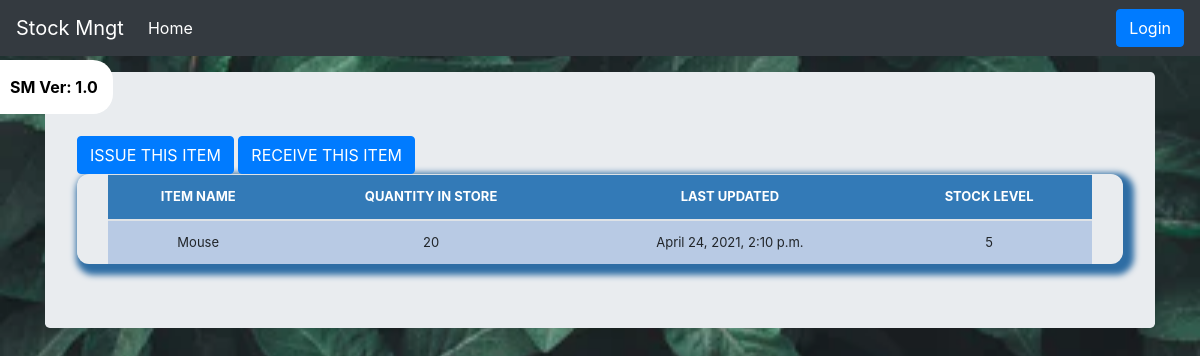
The app's page /stock_details/1/ with its own data.
### stock_mngt/models.py (models this page shows, shortened)
class Stock(models.Model):
    category = models.ForeignKey(Category, on_delete=models.CASCADE, blank=True)
    item_name = models.CharField(max_length=50, blank=True, null=True)
    quantity = models.IntegerField(default='0', blank=True, null=True)
    received_quantity = models.IntegerField(default='0', blank=True, null=True)
    received_by = models.CharField(max_length=50, blank=True, null=True)
    issued_quantity = models.IntegerField(default='0', blank=True, null=True)
    issued_by = models.CharField(max_length=50, blank=True, null=True)
    issued_to = models.CharField(max_length=50, blank=True, null=True)
    contact_no = models.CharField(max_length=10, blank=True, null=True)
    stock_level = models.IntegerField(default='0', blank=True, null=True)
    created_on = models.DateTimeField(auto_now_add=True, auto_now=False)
    last_updated = models.DateTimeField(auto_now_add=False,auto_now=True)

### stock_mngt/views.py (the view)
# urls.py: path('stock_details/<str:pk>/', views.stock_details, name='stock_details'),
def stock_details(request, pk):
    queryset = Stock.objects.get(id=pk)
    context = {
        "queryset": queryset
    }
    return render(request, 'stock_details.html', context)

### stock_mngt/templates/stock_details.html (shortened to what this page needs)
{% load staticfiles %}
{% load crispy_forms_tags %}
<!doctype html>
<html lang="en">
  <head>
<link href="{% static 'css/bootstrap.min.css' %}" rel="stylesheet">
<link href="{% static 'css/stylesheet.css' %}" rel="stylesheet">
    <link href="{% static 'css/navbar-top-fixed.css' %}" rel="stylesheet">
  </head>
  <body>
  {% include 'nav_bar.html' %}
<main role="main" class="container">
  <div class="jumbotron">
      <a href="{% url 'issue_items' queryset.id %}"><div class="btn btn-primary">ISSUE THIS ITEM</div></a>
      <a href="{% url 'receive_items' queryset.id %}"><div class="btn btn-primary">RECEIVE THIS ITEM</div></a>
    <div class="display_table">
      <table class="table">
        <thead>
          <tr>
            <th>ITEM NAME</th>
            <th>QUANTITY IN STORE</th>
            <th>LAST UPDATED</th>
            <th>STOCK LEVEL</th>
          </tr>
        </thead>
        <tr>
            <td>{{queryset.item_name}}</td>
            <td>{{queryset.quantity}}</td>
            <td>{{queryset.last_updated}}</td>
            <td>{{queryset.stock_level}}</td>
         </tr>
      </table>
    </div>
  </div>
</main>
</body>
</html>

### stock_mngt/static/css/stylesheet.css (style rules this page uses)
body { background-color: #ffffff; background-image: url("../img/leaves.webp"); height:100%; background-position: center; background-repeat: no-repeat; background-size: cover; }
.table { font-size: 13px; text-align: center; width: 95%; margin: auto; text-align: center; }
.table tr:nth-child(odd) { background: #B8CAE4; }
th { background-color: #337ab7; color: white; }
.display_table { border-top-left-radius:12px; border-top-right-radius:12px; border-bottom-right-radius: 12px; border-bottom-left-radius: 12px; padding-left: 5px; padding-right: 5px; box-shadow: 5px 5px 6px 6px #2e6da4; }

### stock_mngt/static/css/navbar-top-fixed.css (style rules this page uses)
body { min-height: 75rem; padding-top: 4.5rem; }

### records on screen
Stock: item_name "Mouse", quantity "20", last_updated "April 24, 2021, 2:10 p.m.", stock_level "5"
